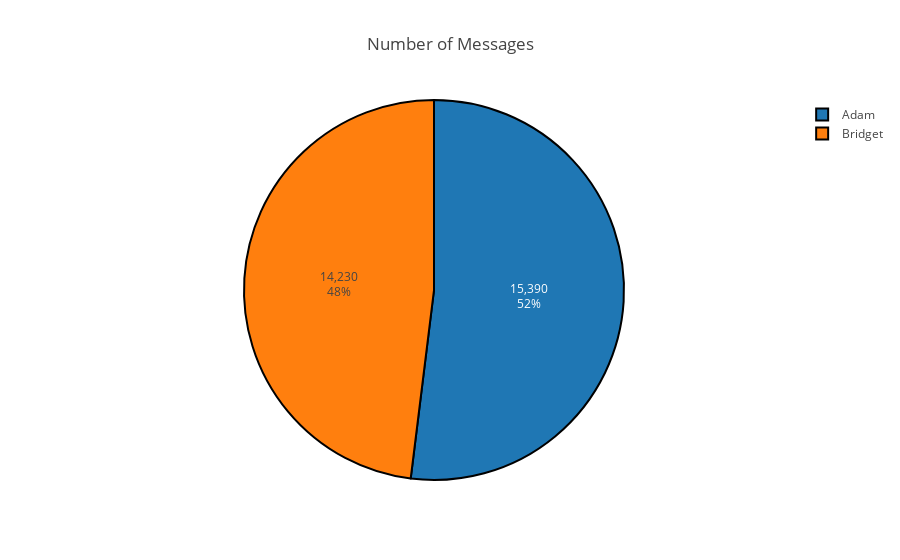

Notebook source saved alongside this figure:
### Markdown cell above
## Visualize data

### Code cell
# pie chart for the number of messages sent between us
def plot_pie(labels, values):
    fig = {
        "data":
        [
          {
              "values": values,
              "labels": labels,
              "name": "Messages Betweeen Us",
              "hoverinfo":"label+percent",
              "textinfo":"percent+value",
              "hole": 0,
              "type": "pie",
              "marker": {"line": 
                         {'color':'#000000',
                          'width':2
                         }
                        }
          }
      ],
        "layout": {
            "title":"Number of Messages",
            "annotations": [
                {
                    "font": {"size": 10},
                    "showarrow": False,
                    "text": ""
                }
            ],
      }
    }
    iplot(fig, config = {'displayModeBar': False, 'showLink': False})

    
messages_labels = ['Adam', 'Bridget']
messages_values = [chat_df['is_sent'].value_counts()[1], 
                   chat_df['is_received'].value_counts()[1]]
plot_pie(messages_labels, messages_values)

### Figure 1 — Plotly figure (JSON) as saved in the notebook; plotly's stock layout.template omitted (floating-point values rounded to 4 significant figures)
{"data": [{"hole": 0, "hoverinfo": "label+percent", "labels": ["Adam", "Bridget"], "marker": {"line": {"color": "#000000", "width": 2}}, "name": "Messages Betweeen Us", "textinfo": "percent+value", "type": "pie", "values": [15390, 14230]}], "layout": {"annotations": [{"font": {"size": 10}, "showarrow": false, "text": ""}], "title": "Number of Messages"}}
